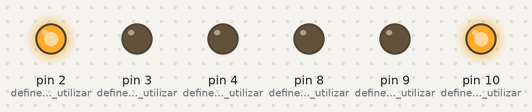
The sketch below on a simulated Arduino Uno, built with avr-gcc and run on an emulated ATmega328P. On the bench: output pins drawn as LEDs (lit = HIGH).

Above: at 5.0 s.
At 10.5 s:
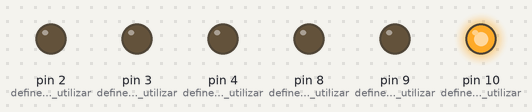
At 12.0 s:
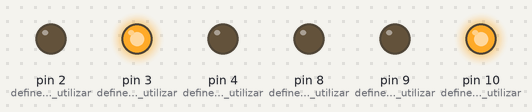
At 18.0 s:
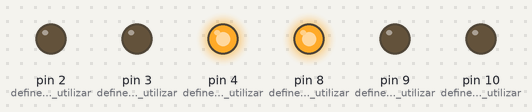
At 24.0 s:
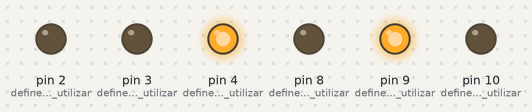
Timing chart, 0 to 32.5 s (numbered marks = the images above):
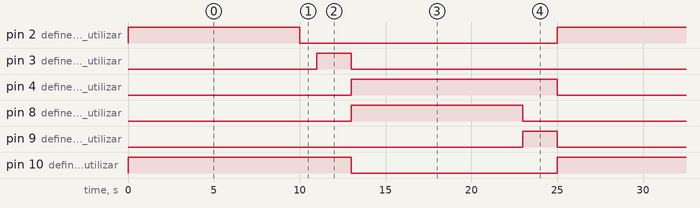

The sketch:

2.ino
```cpp
#define ROJO 10 // da nombre al LED
#define AMARILLO 9 // da nombre al LED
#define VERDE 8 // da nombre al LED

#define ROJO 4 // da nombre al LED
#define AMARILLO 3 // da nombre al LED
#define VERDE 2 // da nombre al LED

void setup()// predefine las cosas que vas a usar en el programa
{
  pinMode(10, OUTPUT);// define que va a utilizar el pin 10 como SALIDA
  pinMode(9, OUTPUT);// define que va a utilizar el pin 9 como SALIDA
  pinMode(8, OUTPUT);// define que va a utilizar el pin 8 como SALIDA

  pinMode(4, OUTPUT);// define que va a utilizar el pin 4 como SALIDA
  pinMode(3, OUTPUT);// define que va a utilizar el pin 3 como SALIDA
  pinMode(2, OUTPUT);// define que va a utilizar el pin 2 como SALIDA

}

void loop()// ejecutar el codigo en forma continua
{
  digitalWrite(10, HIGH);// enciendo el LED rojo
  digitalWrite(2, HIGH);// enciendo el LED verde
  delay(10000);//el programa espera 10000 milisegundos
  digitalWrite(2, LOW);// apago el LED verde
  delay(1000);//el programa espera 1000 milisegundos

  digitalWrite(3, HIGH);// enciendo el LED amarillo
  delay(2000);//el programa espera 2000 milisegundos
  digitalWrite(3,LOW);// apago el LED amarillo

  digitalWrite(10, LOW);// apago el LED rojo
  digitalWrite(8, HIGH);// enciendo el LED verde
  digitalWrite(4, HIGH);// enciendo el LED rojo
  delay(10000);//el programa espera 10000 milisegundos
  digitalWrite(8, LOW);// apago el LED verde

  digitalWrite(9, HIGH);// enciendo el LED amarillo
  delay(2000);//el programa espera 2000 milisegundos
  digitalWrite(9, LOW);// apago el LED amarillo

  digitalWrite(4, LOW);// apago el LED rojo

}
```

Measured:
- by itself, pin 2 (define_que_va_a_utilizar), pin 8 (define_que_va_a_utilizar): alternates HIGH for 10.0 s and LOW for 15.0 s
- by itself, pin 3 (define_que_va_a_utilizar), pin 9 (define_que_va_a_utilizar): alternates HIGH for 2.0 s and LOW for 23.0 s
- by itself, pin 4 (define_que_va_a_utilizar): alternates HIGH for 12.0 s and LOW for 13.0 s
- by itself, pin 10 (define_que_va_a_utilizar): alternates HIGH for 13.0 s and LOW for 12.0 s
